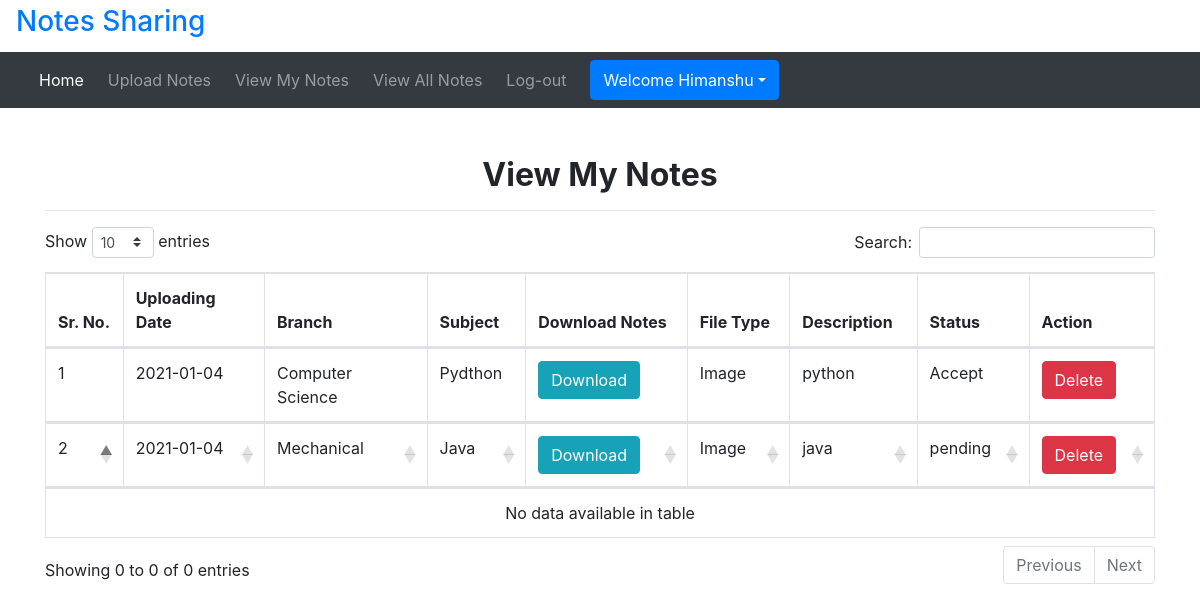
Screenshot of /view_mynotes/ (signed in) with the database file from the repository.
### notes/models.py (models this page shows, shortened)
class Notes(models.Model):
    user = models.ForeignKey(User, on_delete=models.CASCADE)
    uploadingdate = models.CharField(max_length=30)
    branch = models.CharField(max_length=30)
    subject = models.CharField(max_length=35)
    notesfiles = models.FileField(null=True)
    filetype = models.CharField(max_length=30, null=True)
    description = models.CharField(max_length=200,null=True)
    status = models.CharField(max_length=15)

### notes/views.py (the view)
# urls.py: path('view_mynotes/', views.view_mynotes, name="view_mynotes"),
def view_mynotes(request):
    if not request.user.is_authenticated:
        return redirect('login')
    user = User.objects.get(id= request.user.id)
    notes = Notes.objects.filter(user= user)
    d = {'notes':notes}
    return render(request,'view_mynotes.html',d)

### notes/templates/view_mynotes.html (shortened to what this page needs)
{% extends 'user_nav.html' %}
{% load static %}
{% block body %}
<link rel="stylesheet" href="https://cdnjs.cloudflare.com/ajax/libs/twitter-bootstrap/4.5.2/css/bootstrap.css">
<link rel="stylesheet" href="https://cdn.datatables.net/1.10.22/css/dataTables.bootstrap4.min.css">
<div class="container mt-5">
  <h2 class="text-center" style="font-weight:bold">View My Notes</h2>
  <hr>
  <table class="table table-bordered" id="example">
    <thead>
      <tr>
        <th>Sr. No.</th>
        <th>Uploading Date</th>
        <th>Branch</th>
        <th>Subject</th>
        <th>Download Notes</th>
        <th>File Type</th>
        <th>Description</th>
        <th>Status</th>
        <th>Action</th>
      </tr>
      {% for i in notes %}
      <tr>
        <td>{{forloop.counter}}</td>
        <td>{{i.uploadingdate}}</td>
        <td>{{i.branch}}</td>
        <td>{{i.subject}}</td>
        <td><a href="{{i.notesfiles.url}}" class="btn btn-info" download>Download</a></td>
        <td>{{i.filetype}}</td>
        <td>{{i.description}}</td>
        <td>{{i.status}}</td>
        <td><a href="{% url 'delete_mynotes' i.id %}" class="btn btn-danger" onclick="return confirm('Are you sure?')">Delete</a></td>
      </tr>
      {% endfor %}
    </thead>
  </table>
</div>
    {% endblock %}

### notes/templates/user_nav.html (shortened to what this page needs)
<!DOCTYPE html>
{% load static %}
<html lang="en" dir="ltr">
  <head>
    <link rel="stylesheet" href="https://maxcdn.bootstrapcdn.com/bootstrap/4.5.2/css/bootstrap.min.css">
    <link rel="stylesheet" href="https://cdnjs.cloudflare.com/ajax/libs/font-awesome/4.7.0/css/font-awesome.min.css">
    <link rel="stylesheet" href="{% static 'css/mystyle.css' %}">
  </head>
  <body>
    <a class="navbar-brand ml-3 mb-2 mb-lg-0" href="#"><h3>Notes Sharing</h3></a>
    <nav class="navbar navbar-expand-lg navbar-dark bg-dark">
      <div class="container-fluid">
        <div class="collapse navbar-collapse" id="navbarSupportedContent">
          <ul class="navbar-nav me-auto mb-2 mb-lg-0">
            <li class="nav-item">
              <a class="nav-link active mr-2" aria-current="page" href="/profile">Home</a>
            </li>
            <li class="nav-item">
              <a class="nav-link mr-2" aria-current="page" href="/upload_notes">Upload Notes</a>
            </li>
            <li class="nav-item">
              <a class="nav-link mr-2" aria-current="page" href="/view_mynotes">View My Notes</a>
            </li>
            <li class="nav-item">
              <a class="nav-link mr-2" aria-current="page" href="/viewallnotes">View All Notes</a>
            </li>
            <li class="nav-item">
              <a class="nav-link" aria-current="page" href="/">Log-out</a>
            </li>
            <div class="btn-group ml-3">
              <button type="button" class="btn btn-primary dropdown-toggle" data-toggle="dropdown" name="button">Welcome {{request.user.first_name}}</button>
            </div>
          </ul>
        </div>
      </div>
    </nav>
  </body>
</html>
{% block body %}
{% endblock %}

### rows the page displays
Notes: uploadingdate "2021-01-04", branch "Computer Science", subject "Pydthon", filetype "Image", description "python", status "Accept"
Notes: uploadingdate "2021-01-04", branch "Mechanical", subject "Java", filetype "Image", description "java", status "pending"

### other values shown
{{ request.user.first_name }} "Himanshu"
